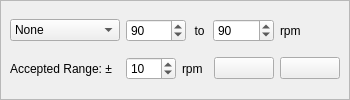
<?xml version="1.0" encoding="UTF-8"?>
<ui version="4.0">
 <class>CadenceEditor</class>
 <widget class="QWidget" name="CadenceEditor">
  <property name="geometry">
   <rect>
    <x>0</x>
    <y>0</y>
    <width>350</width>
    <height>100</height>
   </rect>
  </property>
  <property name="sizePolicy">
   <sizepolicy hsizetype="Preferred" vsizetype="Fixed">
    <horstretch>0</horstretch>
    <verstretch>0</verstretch>
   </sizepolicy>
  </property>
  <property name="minimumSize">
   <size>
    <width>0</width>
    <height>100</height>
   </size>
  </property>
  <property name="maximumSize">
   <size>
    <width>16777215</width>
    <height>100</height>
   </size>
  </property>
  <property name="windowTitle">
   <string>Form</string>
  </property>
  <layout class="QVBoxLayout" name="verticalLayout">
   <property name="spacing">
    <number>0</number>
   </property>
   <property name="leftMargin">
    <number>0</number>
   </property>
   <property name="topMargin">
    <number>0</number>
   </property>
   <property name="rightMargin">
    <number>0</number>
   </property>
   <property name="bottomMargin">
    <number>0</number>
   </property>
   <item>
    <widget class="QFrame" name="frame_border">
     <property name="frameShape">
      <enum>QFrame::StyledPanel</enum>
     </property>
     <property name="frameShadow">
      <enum>QFrame::Raised</enum>
     </property>
     <layout class="QGridLayout" name="gridLayout">
      <item row="0" column="0">
       <widget class="QComboBox" name="comboBox_cadence">
        <property name="sizePolicy">
         <sizepolicy hsizetype="Preferred" vsizetype="Fixed">
          <horstretch>0</horstretch>
          <verstretch>0</verstretch>
         </sizepolicy>
        </property>
        <property name="minimumSize">
         <size>
          <width>110</width>
          <height>0</height>
         </size>
        </property>
        <property name="maximumSize">
         <size>
          <width>110</width>
          <height>16777215</height>
         </size>
        </property>
        <item>
         <property name="text">
          <string>None</string>
         </property>
        </item>
        <item>
         <property name="text">
          <string>Flat</string>
         </property>
        </item>
        <item>
         <property name="text">
          <string>Progressive</string>
         </property>
        </item>
       </widget>
      </item>
      <item row="1" column="3">
       <widget class="QPushButton" name="pushButton_ok">
        <property name="minimumSize">
         <size>
          <width>60</width>
          <height>0</height>
         </size>
        </property>
        <property name="maximumSize">
         <size>
          <width>60</width>
          <height>16777215</height>
         </size>
        </property>
        <property name="toolTip">
         <string>Confirm</string>
        </property>
        <property name="text">
         <string/>
        </property>
        <property name="icon">
         <iconset resource="../MyResources.qrc">
          <normaloff>:/image/icon/check</normaloff>:/image/icon/check</iconset>
        </property>
       </widget>
      </item>
      <item row="0" column="1" colspan="3">
       <layout class="QHBoxLayout" name="horizontalLayout">
        <item>
         <widget class="QSpinBox" name="spinBox_cadenceStart">
          <property name="sizePolicy">
           <sizepolicy hsizetype="Preferred" vsizetype="Preferred">
            <horstretch>0</horstretch>
            <verstretch>0</verstretch>
           </sizepolicy>
          </property>
          <property name="minimumSize">
           <size>
            <width>50</width>
            <height>0</height>
           </size>
          </property>
          <property name="minimum">
           <number>1</number>
          </property>
          <property name="maximum">
           <number>200</number>
          </property>
          <property name="value">
           <number>90</number>
          </property>
         </widget>
        </item>
        <item>
         <widget class="QLabel" name="label_toCadenceTxt">
          <property name="maximumSize">
           <size>
            <width>15</width>
            <height>16777215</height>
           </size>
          </property>
          <property name="text">
           <string>to</string>
          </property>
          <property name="alignment">
           <set>Qt::AlignCenter</set>
          </property>
         </widget>
        </item>
        <item>
         <widget class="QSpinBox" name="spinBox_cadenceEnd">
          <property name="sizePolicy">
           <sizepolicy hsizetype="Preferred" vsizetype="Preferred">
            <horstretch>0</horstretch>
            <verstretch>0</verstretch>
           </sizepolicy>
          </property>
          <property name="minimumSize">
           <size>
            <width>50</width>
            <height>0</height>
           </size>
          </property>
          <property name="minimum">
           <number>1</number>
          </property>
          <property name="maximum">
           <number>200</number>
          </property>
          <property name="value">
           <number>90</number>
          </property>
         </widget>
        </item>
        <item>
         <widget class="QLabel" name="label_cadenceRpmTxt">
          <property name="text">
           <string>rpm</string>
          </property>
         </widget>
        </item>
       </layout>
      </item>
      <item row="1" column="0" colspan="2">
       <layout class="QHBoxLayout" name="horizontalLayout_3">
        <item>
         <widget class="QLabel" name="label_acceptedCadence">
          <property name="sizePolicy">
           <sizepolicy hsizetype="Minimum" vsizetype="Preferred">
            <horstretch>0</horstretch>
            <verstretch>0</verstretch>
           </sizepolicy>
          </property>
          <property name="minimumSize">
           <size>
            <width>110</width>
            <height>0</height>
           </size>
          </property>
          <property name="text">
           <string>Accepted Range: ±</string>
          </property>
         </widget>
        </item>
        <item>
         <widget class="QSpinBox" name="spinBox_rangeCadence">
          <property name="sizePolicy">
           <sizepolicy hsizetype="Preferred" vsizetype="Preferred">
            <horstretch>0</horstretch>
            <verstretch>0</verstretch>
           </sizepolicy>
          </property>
          <property name="minimumSize">
           <size>
            <width>50</width>
            <height>0</height>
           </size>
          </property>
          <property name="minimum">
           <number>1</number>
          </property>
          <property name="value">
           <number>10</number>
          </property>
         </widget>
        </item>
        <item>
         <widget class="QLabel" name="label_accptedRpmTxt">
          <property name="text">
           <string>rpm</string>
          </property>
         </widget>
        </item>
       </layout>
      </item>
      <item row="1" column="2">
       <widget class="QPushButton" name="pushButton_default">
        <property name="minimumSize">
         <size>
          <width>60</width>
          <height>0</height>
         </size>
        </property>
        <property name="maximumSize">
         <size>
          <width>60</width>
          <height>16777215</height>
         </size>
        </property>
        <property name="toolTip">
         <string>Reset to default</string>
        </property>
        <property name="text">
         <string/>
        </property>
        <property name="icon">
         <iconset resource="../MyResources.qrc">
          <normaloff>:/image/icon/delete</normaloff>:/image/icon/delete</iconset>
        </property>
       </widget>
      </item>
     </layout>
    </widget>
   </item>
  </layout>
 </widget>
 <resources>
  <include location="../MyResources.qrc"/>
 </resources>
 <connections/>
</ui>
